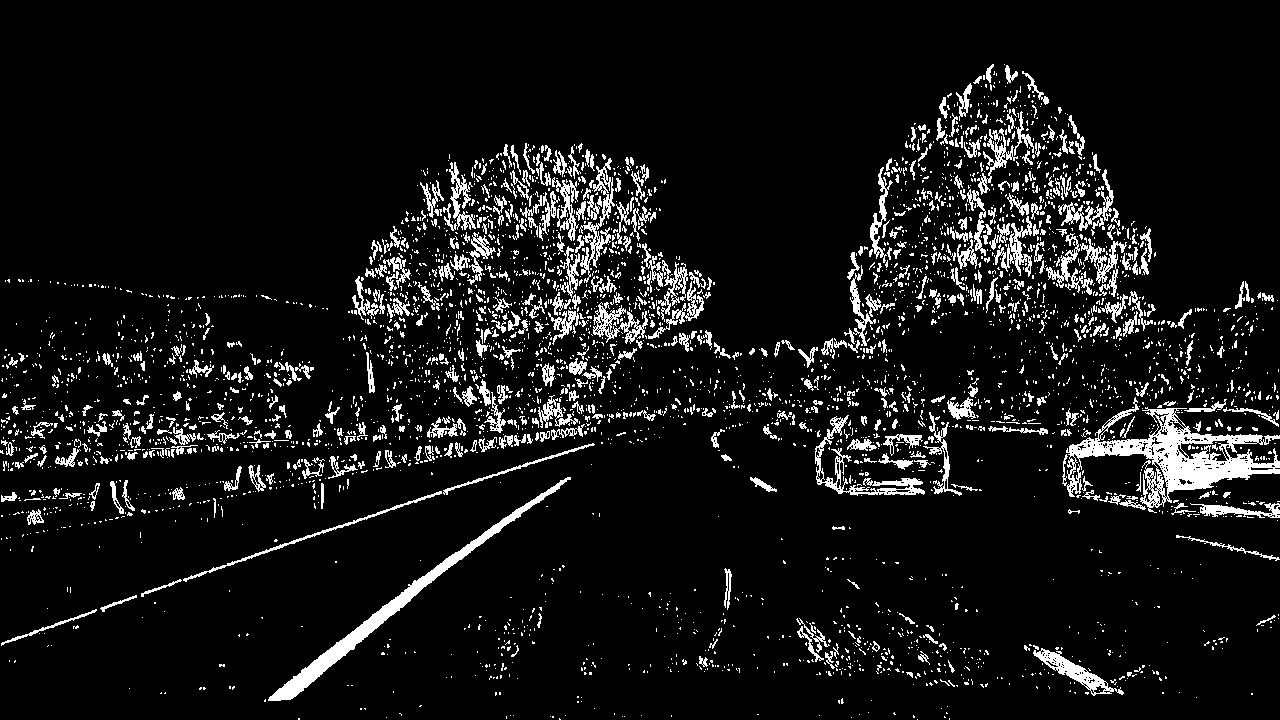
#> input picture output_images/combined_binary_test1.jpg, 1280 x 720 px
$ python perspective_transform.py
#> lines starting #> are read from the running program, lines starting #| are printed output that depends on the picture
import numpy as np
import cv2
import matplotlib.pyplot as plt
import pickle

def unwarp(img, src, dst):
    h,w = img.shape[:2]
    # use cv2.getPerspectiveTransform() to get M, the transform matrix, and Minv, the inverse
    M = cv2.getPerspectiveTransform(src, dst)
    Minv = cv2.getPerspectiveTransform(dst, src)
    # use cv2.warpPerspective() to warp your image to a top-down view
    warped = cv2.warpPerspective(img, M, (w,h), flags=cv2.INTER_LINEAR)
    return warped, M, Minv

# load undistorted image
#exampleImg_undistort  = cv2.imread('./test_images/test1_undist.jpg')
#exampleImg_undistort = cv2.cvtColor(exampleImg_undistort, cv2.COLOR_BGR2RGB)

# load undistorted binary image
exampleImg_undistort  = cv2.imread('./output_images/combined_binary_test1.jpg')
#> exampleImg_undistort is the input picture: shape (720, 1280, 3); min 0, max 255, mean 21

h,w = exampleImg_undistort.shape[:2]
#> h = 720; w = 1280

# define source and destination points for transform
src = np.float32([(575,464),
                  (730,464),
                  (280,682),
                  (1100,682)])

dst = np.float32([(200,0),
                  (w-200,0),
                  (200,h),
                  (w-200,h)])

exampleImg_unwarp, M, Minv = unwarp(exampleImg_undistort, src, dst)
#> in unwarp, `warped = cv2.warpPerspective(img, M, (w,h), flags=cv2.INTER_LINEAR)`:
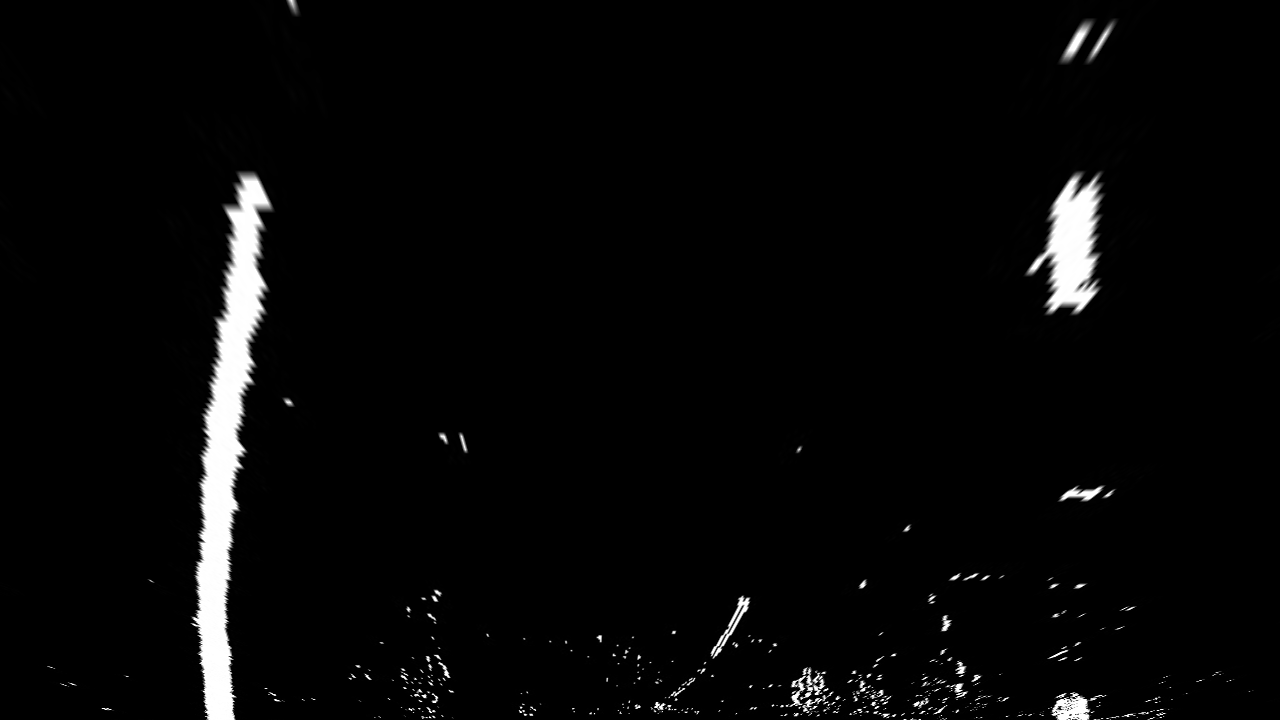
#> warped: shape (720, 1280, 3); min 0, max 255, mean 7.6
#> M = [[-0.698, -1.43, 1039.8], [1.03e-15, -2.15, 997], [7.42e-19, -0.00242, 1]]; Minv = [[0.176, -0.725, 539.8], [-1.15e-16, -0.465, 464], [-2.48e-19, -0.00113, 1]]

# Save the warp result for later use.
dist_pickle = {}
dist_pickle["M"] = M
dist_pickle["Minv"] = Minv
pickle.dump(dist_pickle, open("./warp_pickle.p", "wb"))

# Visualize unwarp
f, (ax1, ax2) = plt.subplots(1, 2, figsize=(20,10))
f.subplots_adjust(hspace = .2, wspace=.05)
ax1.imshow(exampleImg_undistort)
x = [src[0][0],src[2][0],src[3][0],src[1][0],src[0][0]]
y = [src[0][1],src[2][1],src[3][1],src[1][1],src[0][1]]
ax1.plot(x, y, color='#33cc99', alpha=0.4, linewidth=3, solid_capstyle='round', zorder=2)
ax1.set_ylim([h,0])
ax1.set_xlim([0,w])
#ax1.set_title('Undistorted Image', fontsize=30)
ax1.set_title('Undistorted Binary Image', fontsize=30)
ax2.imshow(exampleImg_unwarp)
ax2.set_title('Unwarped Image', fontsize=30)
plt.show()
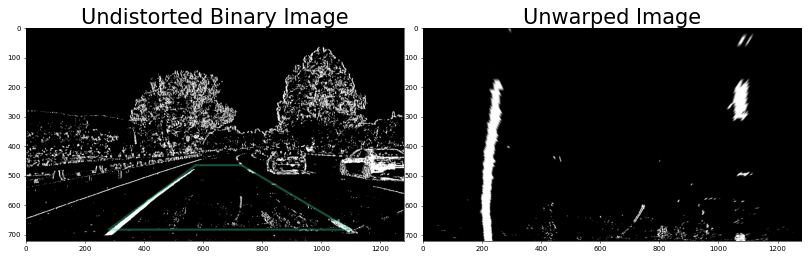
#> figure drawn by matplotlib, 2 panels
print('...')

# save as file
# binary = 255 * combined_binary.astype("uint8")
cv2.imwrite("output_images/unwarped_binary_test1.jpg", exampleImg_unwarp)
